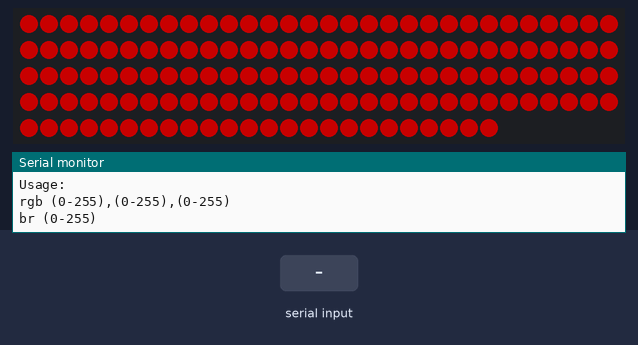
A sketch run on a simulated Arduino Uno, built with avr-gcc and run on an emulated ATmega328P. Shown: 144 RGB LEDs in strip order, left to right, continuing on the next row, the last lines printed to the serial monitor. The inputs (shaded band) are chosen by the test bench. Dim RGB values are drawn brighter than linear.

Above: at 1.2 s.
1.3 s: "rgb \n" received over Serial
At 2.4 s:
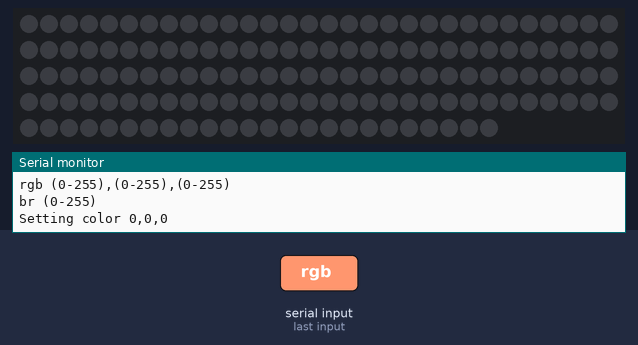
2.8 s: "rgb ,45\n" received over Serial
At 3.6 s:
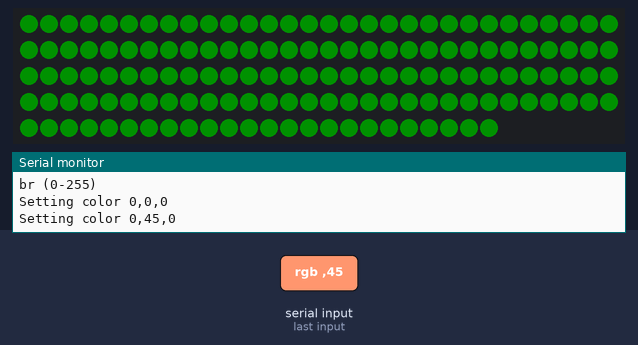
4.3 s: "br 90\n" received over Serial
5.8 s: "br \n" received over Serial
At 6.8 s:
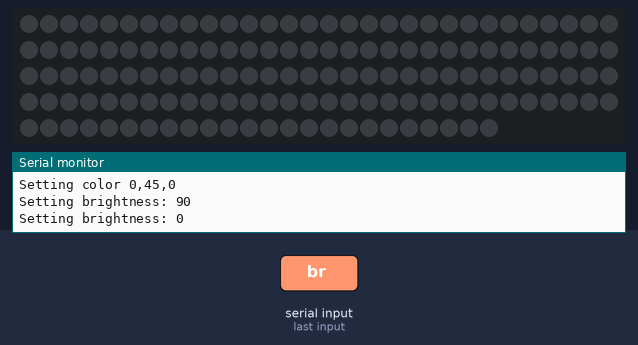
Timing chart, 0 to 8.3 s (numbered marks = the images above; inputs shaded):
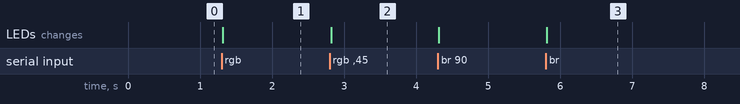

The sketch:

RGBSerialTest.ino
```cpp
#include <FastLED.h>
#define NUM_LEDS 144

CRGBArray<NUM_LEDS> leds;

void setup() {
  Serial.begin(9600);
  FastLED.addLeds<WS2811,3, GRB>(leds, NUM_LEDS).setCorrection( TypicalSMD5050 );
  Serial.println(F("Usage:"));
  Serial.println(F("rgb (0-255),(0-255),(0-255)"));
  Serial.println(F("br (0-255)"));

  FastLED.setBrightness(100);
  fill_solid( leds, NUM_LEDS, CRGB::Red);
  FastLED.show();
}

void loop(){
  if(Serial.available()) {
    String s = Serial.readStringUntil('\n');
    if (s.startsWith("rgb ")) {
      CRGB newColor;
      s = s.substring(4);
      newColor.r = constrain(getValue(s, ',', 0), 0, 255);
      newColor.g = constrain(getValue(s, ',', 1), 0, 255);
      newColor.b = constrain(getValue(s, ',', 2), 0, 255);

      Serial.print(F("Setting color "));
      Serial.print(newColor.r);
      Serial.print(",");
      Serial.print(newColor.g);
      Serial.print(",");
      Serial.println(newColor.b);

      fill_solid( leds, NUM_LEDS, newColor);
      FastLED.show();
    } else if (s.startsWith("br ")) {
      uint8_t newBrightness = constrain(s.substring(3).toInt(), 0, 255);

      Serial.print(F("Setting brightness: "));
      Serial.println(newBrightness);

      FastLED.setBrightness(newBrightness);
      FastLED.show();
    } else {
      Serial.println("Unknown command");
    }
  }
  delay(10);
}

int getValue(String data, char separator, int index)
{
    int found = 0;
    int strIndex[] = { 0, -1 };
    int maxIndex = data.length() - 1;

    for (int i = 0; i <= maxIndex && found <= index; i++) {
        if (data.charAt(i) == separator || i == maxIndex) {
            found++;
            strIndex[0] = strIndex[1] + 1;
            strIndex[1] = (i == maxIndex) ? i+1 : i;
        }
    }
    return found > index ? data.substring(strIndex[0], strIndex[1]).toInt() : 0;
}
```

Measured:
- after the input at 1.3 s, the LEDs: change at once (image 1)
- after the input at 2.8 s, the LEDs: change at once (image 2)
- after the input at 5.8 s, the LEDs: change at once (image 3)
